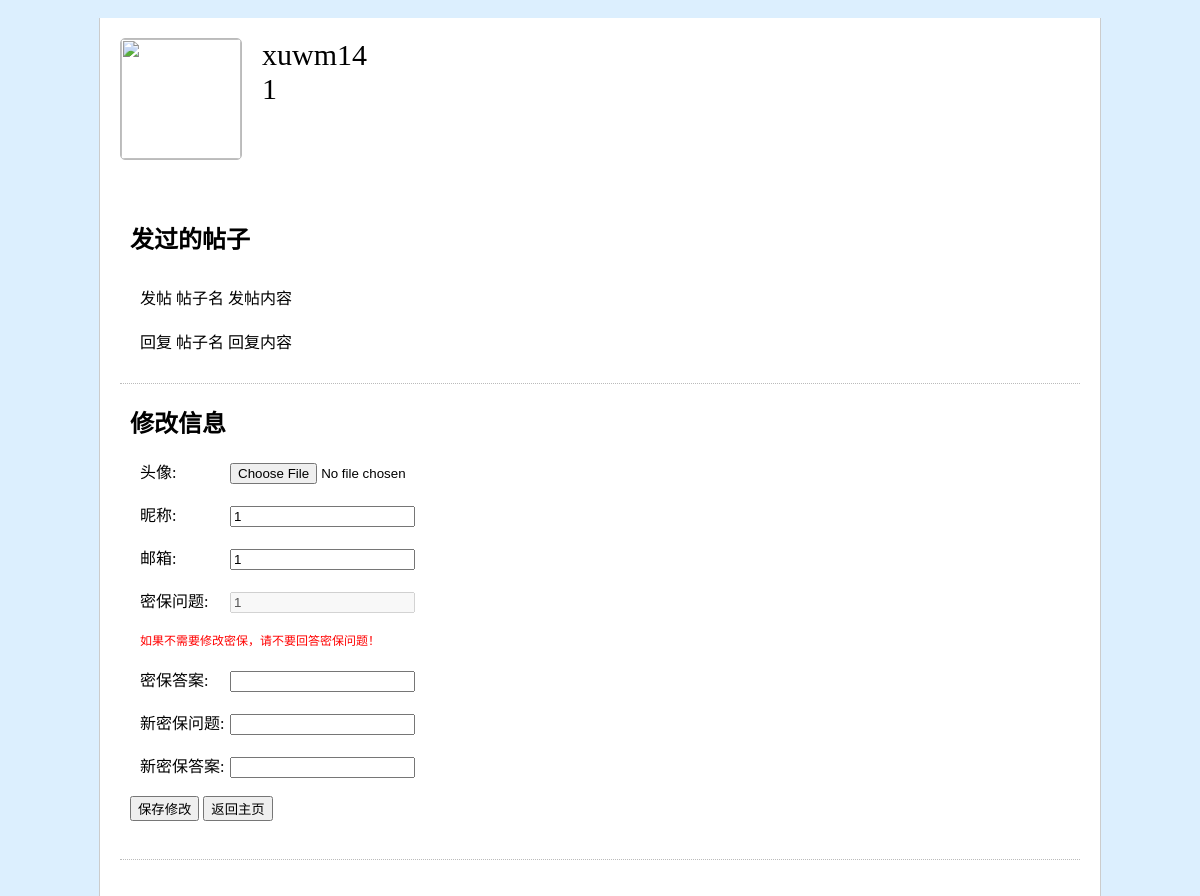
Before: /postbar/account/ (signed in) with the older database file.
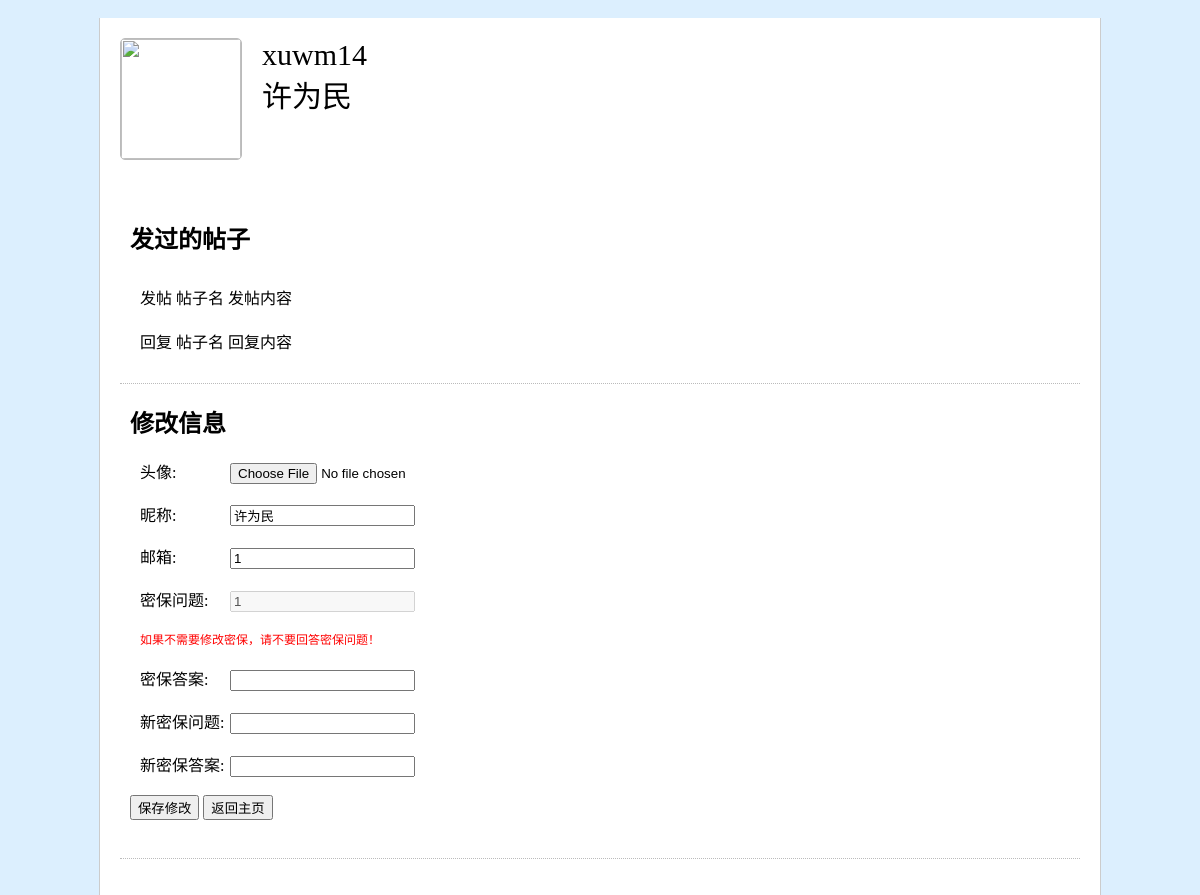
After: the same page with the newer database file.
### postbar/models.py (models this page shows, shortened)
class TKuser(models.Model):
	user        = models.OneToOneField(User, on_delete = models.CASCADE)
	nickname    = models.CharField(max_length = 100)
	img         = models.ImageField(upload_to = user_directory_path)
	pwdQuestion = models.CharField(max_length = 100)
	pwdAnswer   = models.CharField(max_length = 100)
	numPost     = models.IntegerField(default = 0)
	numScore    = models.IntegerField(default = 0)
	numCoin     = models.IntegerField(default = 0)
	usrStatus   = models.SmallIntegerField(default = 0)
	usrType     = models.SmallIntegerField(default = 0)
	def getImgUrl(self):
		if self.img:
			return self.img.url
		else:
			return '/static/images/mengbi.jpg'

### postbar/views.py (the view, shortened to what this page needs)
@csrf_exempt
def account(request):
	if request.user.is_authenticated():
		dic = {'username': request.user.username, 'name': request.user.tkuser.nickname, 'email': request.user.email,
			'question': request.user.tkuser.pwdQuestion, 'img': request.user.tkuser.getImgUrl(),
			'show1': 'none', 'show2': 'none', 'show3': 'none', 'show4': 'none', 'show5': 'none'
		}
		return render(request, 'postbar/account.html', dic)
	else:
		return HttpResponse("需要登录，请您进行登录操作！")

### postbar/templates/postbar/account.html (shortened to what this page needs)
﻿<!doctype html>
<html lang="zh-CN">
<head>
	<link rel="stylesheet" href="/static/css/base.css">
</head>
<body>
<div id="container">
	<div id="account_header">
		<img class="acnt_head_img" src="{{ img }}">
		<div class="acnt_header_content">
			{{ username }}</br>
			{{ name }}</br>
		</div>
	</div>
	<div id="account_block">
		<div class="acnt_block_item">
			<h2>发过的帖子</h2>
			<div class="acnt_block_post">
				发帖 <a href="http://tieba.baidu.com/">帖子名</a> 发帖内容
			</div>
			<div class="acnt_block_post">
				回复 <a href="http://tieba.baidu.com/">帖子名</a> 回复内容
			</div>
		</div>
		<form class="acnt_block_item" method="post" action="" enctype="multipart/form-data">
			<h2>修改信息</h2>
			<span class="acnt_block_name">头像:</span><input type="file" name="headimg"/>
			<span class="acnt_block_name">昵称:</span><input type="text" value="{{ name }}" name="nickname"/>
			<span class="acnt_block_name">邮箱:</span><input type="text" value="{{ email }}" name="email"/>
			<span class="acnt_block_name">密保问题:</span><input type="text" name="question" value="{{ question }}" disabled="true"/>
			<a class="tag">如果不需要修改密保，请不要回答密保问题！</a>
			<span class="acnt_block_name">密保答案:</span><input type="text" name="answer"/>
			<span class="acnt_block_name">新密保问题:</span><input type="text" name="newquestion"/>
			<span class="acnt_block_name">新密保答案:</span><input type="text" name="newanswer"/>
			<input type="submit" value="保存修改" onclick=""/>
			<input type="button" value="返回主页" style="float:bottom;" onclick="window.location.href='../homepage/'"/></br></br>
		</form>
	</div>
</body>
</html>

### freetalk/static/css/base.css (style rules this page uses)
body { margin:0px; background:#DCEFFE; font-family:"Microsoft YaHei"; font-size:16px; #text-overflow:ellipsis; #white-space:nowrap; }
a:link { color:#000000; text-decoration:none; }
#container { width:1000px; margin:0px auto; background:#ffffff; border-style:none solid none solid; border-width:1px; border-color:#cccccc; }
#account_header { background:#ffffff; height:160px; }
.acnt_head_img { margin:20px 0px 20px 20px; width:120px; height:120px; float:left; border-style:solid; border-width:1px; border-color:#bbbbbb; border-radius:5px; }
.acnt_header_content { padding:20px; float:left; font-size:30px; }
#account_block { background:#ffffff; padding:20px; }
.acnt_block_post { padding:10px; }
.acnt_block_item { padding:0px 0px 20px 10px; border-bottom-style:dotted; border-width:1px; border-color:#bbbbbb; }
.acnt_block_name { display:-moz-inline-box; display:inline-block; width:90px; padding-left:10px; text-align:left; }
.tag { font-size: 12px; color: red; display:-moz-inline-box; display:inline-block; padding-left:10px; text-align:left; }

Changed rows visible on the page:
now on this page (row edited): TKuser: nickname "许为民"
Other visible differences:
{{ name }}: "1" → (not shown)
form field nickname: "1" → (not shown)
